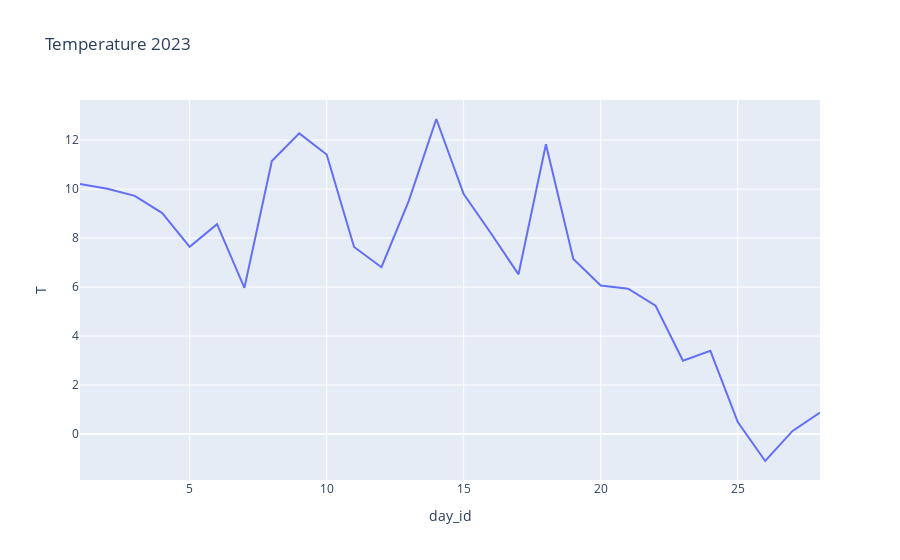
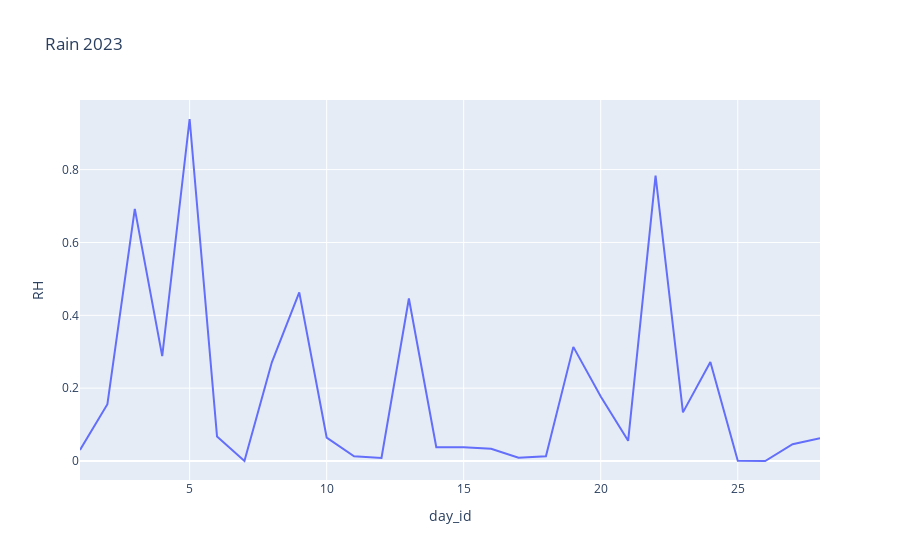
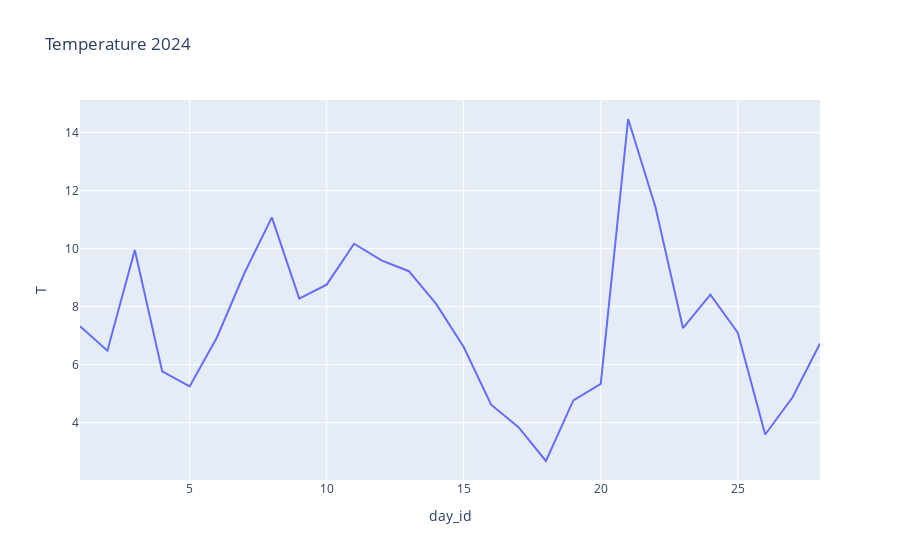
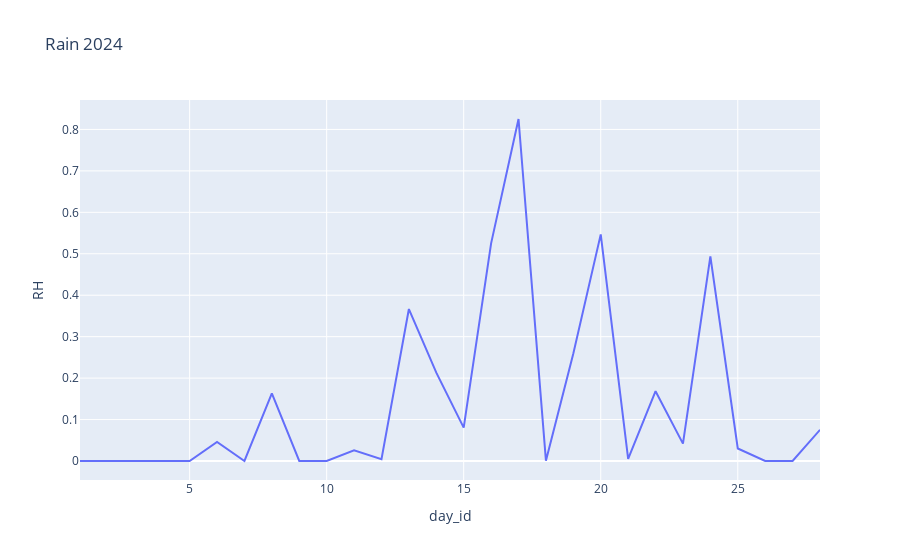

Write notebook code for charts like these, in order.
### Code cell
import plotly.express as px

temperature_2023 = px.line(daily_avr_2023_station, x = 'day_id', y = 'T', title = 'Temperature 2023') # , color = 'name'
temperature_2023.show()

rain_2023 = px.line(daily_avr_2023_station, x = 'day_id', y = 'RH', title = 'Rain 2023')
rain_2023.show()

temperature_2024 = px.line(daily_avr_2024_station, x = 'day_id', y = 'T', title = 'Temperature 2024')
temperature_2024.show()

rain_2024 = px.line(daily_avr_2024_station, x = 'day_id', y = 'RH', title = 'Rain 2024')
rain_2024.show()

### Figure 1 — Plotly figure (JSON) as saved in the notebook; plotly's stock layout.template omitted (floating-point values rounded to 4 significant figures)
{"data": [{"hovertemplate": "day_id=%{x}<br>T=%{y}<extra></extra>", "legendgroup": "", "line": {"color": "#636efa", "dash": "solid"}, "marker": {"symbol": "circle"}, "mode": "lines", "name": "", "orientation": "v", "showlegend": false, "type": "scatter", "x": [1, 2, 3, 4, 5, 6, 7, 8, 9, 10, 11, 12, 13, 14, 15, 16, 17, 18, 19, 20, 21, 22, 23, 24, 25, 26, 27, 28], "xaxis": "x", "y": [10.2, 10.02, 9.725, 9.021, 7.646, 8.567, 5.971, 11.15, 12.28, 11.41, 7.638, 6.812, 9.529, 12.86, 9.8, 8.188, 6.521, 11.83, 7.146, 6.067, 5.933, 5.237, 2.996, 3.396, 0.4875, -1.1, 0.1292, 0.8792], "yaxis": "y"}], "layout": {"legend": {"tracegroupgap": 0}, "title": {"text": "Temperature 2023"}, "xaxis": {"anchor": "y", "domain": [0, 1], "title": {"text": "day_id"}}, "yaxis": {"anchor": "x", "domain": [0, 1], "title": {"text": "T"}}}}

### Figure 2 — Plotly figure (JSON) as saved in the notebook; plotly's stock layout.template omitted (floating-point values rounded to 4 significant figures)
{"data": [{"hovertemplate": "day_id=%{x}<br>RH=%{y}<extra></extra>", "legendgroup": "", "line": {"color": "#636efa", "dash": "solid"}, "marker": {"symbol": "circle"}, "mode": "lines", "name": "", "orientation": "v", "showlegend": false, "type": "scatter", "x": [1, 2, 3, 4, 5, 6, 7, 8, 9, 10, 11, 12, 13, 14, 15, 16, 17, 18, 19, 20, 21, 22, 23, 24, 25, 26, 27, 28], "xaxis": "x", "y": [0.03042, 0.1558, 0.6921, 0.2879, 0.939, 0.06729, 0.0, 0.2708, 0.4629, 0.06438, 0.01313, 0.008542, 0.4463, 0.03792, 0.03771, 0.03333, 0.00875, 0.01292, 0.3133, 0.1773, 0.05542, 0.7835, 0.1335, 0.2717, 0.0004167, 0.0, 0.04625, 0.0625], "yaxis": "y"}], "layout": {"legend": {"tracegroupgap": 0}, "title": {"text": "Rain 2023"}, "xaxis": {"anchor": "y", "domain": [0, 1], "title": {"text": "day_id"}}, "yaxis": {"anchor": "x", "domain": [0, 1], "title": {"text": "RH"}}}}

### Figure 3 — Plotly figure (JSON) as saved in the notebook; plotly's stock layout.template omitted (floating-point values rounded to 4 significant figures)
{"data": [{"hovertemplate": "day_id=%{x}<br>T=%{y}<extra></extra>", "legendgroup": "", "line": {"color": "#636efa", "dash": "solid"}, "marker": {"symbol": "circle"}, "mode": "lines", "name": "", "orientation": "v", "showlegend": false, "type": "scatter", "x": [1, 2, 3, 4, 5, 6, 7, 8, 9, 10, 11, 12, 13, 14, 15, 16, 17, 18, 19, 20, 21, 22, 23, 24, 25, 26, 27, 28], "xaxis": "x", "y": [7.325, 6.479, 9.95, 5.767, 5.25, 6.946, 9.158, 11.08, 8.279, 8.758, 10.17, 9.592, 9.221, 8.083, 6.608, 4.621, 3.846, 2.679, 4.767, 5.338, 14.47, 11.42, 7.263, 8.412, 7.1, 3.592, 4.875, 6.729], "yaxis": "y"}], "layout": {"legend": {"tracegroupgap": 0}, "title": {"text": "Temperature 2024"}, "xaxis": {"anchor": "y", "domain": [0, 1], "title": {"text": "day_id"}}, "yaxis": {"anchor": "x", "domain": [0, 1], "title": {"text": "T"}}}}

### Figure 4 — Plotly figure (JSON) as saved in the notebook; plotly's stock layout.template omitted (floating-point values rounded to 4 significant figures)
{"data": [{"hovertemplate": "day_id=%{x}<br>RH=%{y}<extra></extra>", "legendgroup": "", "line": {"color": "#636efa", "dash": "solid"}, "marker": {"symbol": "circle"}, "mode": "lines", "name": "", "orientation": "v", "showlegend": false, "type": "scatter", "x": [1, 2, 3, 4, 5, 6, 7, 8, 9, 10, 11, 12, 13, 14, 15, 16, 17, 18, 19, 20, 21, 22, 23, 24, 25, 26, 27, 28], "xaxis": "x", "y": [0.0, 0.0, 0.0, 0.0, 0.0, 0.04604, 0.0, 0.1629, 0.0, 0.0, 0.02583, 0.004375, 0.3667, 0.2131, 0.08042, 0.5252, 0.8252, 0.0008333, 0.2594, 0.5469, 0.005208, 0.1683, 0.04187, 0.4935, 0.03021, 0.0, 0.0, 0.07521], "yaxis": "y"}], "layout": {"legend": {"tracegroupgap": 0}, "title": {"text": "Rain 2024"}, "xaxis": {"anchor": "y", "domain": [0, 1], "title": {"text": "day_id"}}, "yaxis": {"anchor": "x", "domain": [0, 1], "title": {"text": "RH"}}}}
